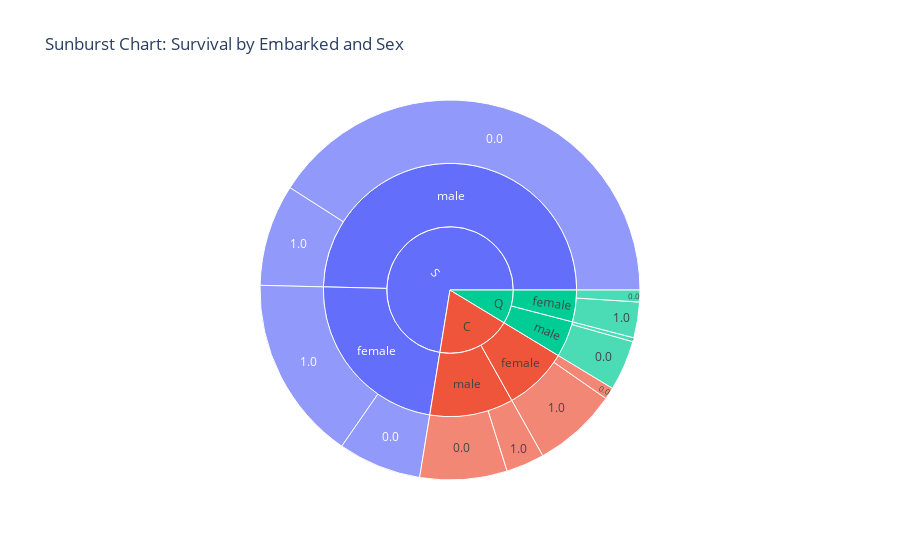

Here is the notebook cell this chart was saved with:
### Markdown cell above
### Sunburst

### Code cell
titanic_data_clean = titanic_data.dropna(subset=['Embarked', 'Sex', 'Survived'])

titanic_data_clean['Survived'] = titanic_data_clean['Survived'].astype('category')
fig = px.sunburst(titanic_data_clean, path=['Embarked', 'Sex', 'Survived'], title='Sunburst Chart: Survival by Embarked and Sex')
fig.show()

### Figure 1 — Plotly figure (JSON) as saved in the notebook; plotly's stock layout.template omitted (floating-point values rounded to 4 significant figures)
{"data": [{"branchvalues": "total", "domain": {"x": [0, 1], "y": [0, 1]}, "hovertemplate": "labels=%{label}<br>count=%{value}<br>parent=%{parent}<br>id=%{id}<extra></extra>", "ids": ["C/female/0.0", "Q/female/0.0", "S/female/0.0", "C/male/0.0", "Q/male/0.0", "S/male/0.0", "C/female/1.0", "Q/female/1.0", "S/female/1.0", "C/male/1.0", "Q/male/1.0", "S/male/1.0", "C/female", "Q/female", "S/female", "C/male", "Q/male", "S/male", "C", "Q", "S"], "labels": ["0.0", "0.0", "0.0", "0.0", "0.0", "0.0", "1.0", "1.0", "1.0", "1.0", "1.0", "1.0", "female", "female", "female", "male", "male", "male", "C", "Q", "S"], "name": "", "parents": ["C/female", "Q/female", "S/female", "C/male", "Q/male", "S/male", "C/female", "Q/female", "S/female", "C/male", "Q/male", "S/male", "C", "Q", "S", "C", "Q", "S", "", "", ""], "type": "sunburst", "values": [9, 9, 63, 66, 38, 364, 64, 27, 140, 29, 3, 77, 73, 36, 203, 95, 41, 441, 168, 77, 644]}], "layout": {"legend": {"tracegroupgap": 0}, "title": {"text": "Sunburst Chart: Survival by Embarked and Sex"}}}
